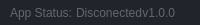
              <widget class="QFrame" name="frame_grip">
               <property name="minimumSize">
                <size>
                 <width>0</width>
                 <height>25</height>
                </size>
               </property>
               <property name="maximumSize">
                <size>
                 <width>16777215</width>
                 <height>25</height>
                </size>
               </property>
               <property name="styleSheet">
                <string notr="true">background-color: rgb(33, 37, 43);</string>
               </property>
               <property name="frameShape">
                <enum>QFrame::NoFrame</enum>
               </property>
               <property name="frameShadow">
                <enum>QFrame::Raised</enum>
               </property>
               <layout class="QHBoxLayout" name="horizontalLayout_6">
                <property name="spacing">
                 <number>0</number>
                </property>
                <property name="leftMargin">
                 <number>0</number>
                </property>
                <property name="topMargin">
                 <number>0</number>
                </property>
                <property name="rightMargin">
                 <number>2</number>
                </property>
                <property name="bottomMargin">
                 <number>0</number>
                </property>
                <item>
                 <layout class="QHBoxLayout" name="frame_label_bottom">
                  <property name="spacing">
                   <number>0</number>
                  </property>
                  <property name="leftMargin">
                   <number>10</number>
                  </property>
                  <property name="rightMargin">
                   <number>10</number>
                  </property>
                  <item>
                   <widget class="QLabel" name="label_app">
                    <property name="font">
                     <font>
                      <family>MS Shell Dlg 2</family>
                     </font>
                    </property>
                    <property name="styleSheet">
                     <string notr="true">color: rgb(98, 103, 111);</string>
                    </property>
                    <property name="text">
                     <string>App Status: </string>
                    </property>
                   </widget>
                  </item>
                  <item>
                   <widget class="QLabel" name="label_status">
                    <property name="sizePolicy">
                     <sizepolicy hsizetype="Preferred" vsizetype="Preferred">
                      <horstretch>50</horstretch>
                      <verstretch>0</verstretch>
                     </sizepolicy>
                    </property>
                    <property name="styleSheet">
                     <string notr="true">color: rgb(98, 103, 111);</string>
                    </property>
                    <property name="text">
                     <string>Disconected</string>
                    </property>
                   </widget>
                  </item>
                  <item>
                   <widget class="QLabel" name="label_version">
                    <property name="maximumSize">
                     <size>
                      <width>100</width>
                      <height>16777215</height>
                     </size>
                    </property>
                    <property name="font">
                     <font>
                      <family>MS Shell Dlg 2</family>
                     </font>
                    </property>
                    <property name="styleSheet">
                     <string notr="true">color: rgb(98, 103, 111);</string>
                    </property>
                    <property name="text">
                     <string>v1.0.0</string>
                    </property>
                    <property name="alignment">
                     <set>Qt::AlignRight|Qt::AlignTrailing|Qt::AlignVCenter</set>
                    </property>
                   </widget>
                  </item>
                 </layout>
                </item>
                <item>
                 <widget class="QFrame" name="frame_size_grip">
                  <property name="maximumSize">
                   <size>
                    <width>20</width>
                    <height>20</height>
                   </size>
                  </property>
                  <property name="styleSheet">
                   <string notr="true">QSizeGrip {
	background-image: url(:/16x16/icons/16x16/cil-size-grip.png);
	background-position: center;
	background-repeat: no-reperat;
}</string>
                  </property>
                  <property name="frameShape">
                   <enum>QFrame::NoFrame</enum>
                  </property>
                  <property name="frameShadow">
                   <enum>QFrame::Raised</enum>
                  </property>
                 </widget>
                </item>
               </layout>
              </widget>
